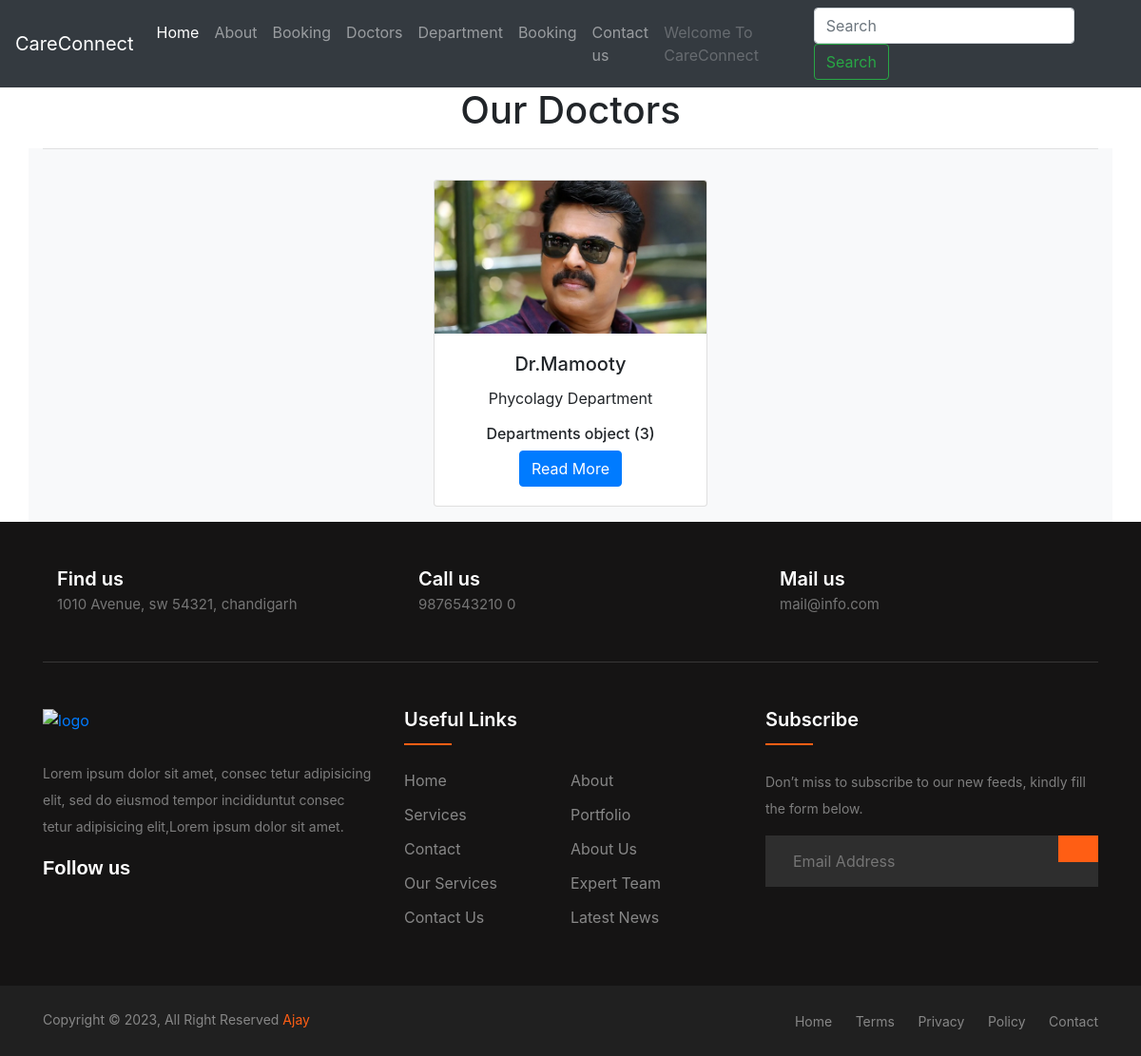
Page /doctors on the committed database.
### home/models.py (models this page shows, shortened)
class Doctors(models.Model):
    doc_name=models.CharField(max_length=100)
    doc_spec=models.CharField(max_length=255)
    dep_name=models.ForeignKey(Departments,on_delete=models.CASCADE)
    doc_image=models.ImageField(upload_to='doctors')

class Departments(models.Model):
    dep_name=models.CharField(max_length=100)
    dep_description=models.TextField()

### home/views.py (the view)
# urls.py: path('doctors',views.doctors,name='doctors'),
def doctors(request):
    dict_docs={
        'doctors':Doctors.objects.all()
    }
    return render(request,'doctors.html',dict_docs)

### templates/doctors.html (shortened to what this page needs)
{% extends 'base.html' %}
{%block content%}
<h1 class="text-center">Our Doctors</h1>
<div class="container text-center bg-light">
    {% for d in doctors %}
    <hr>
    <div class="card text-center mx-3 my-3" style="width: 18rem; display:inline-block">
        <img class="card-img-top" src="{{d.doc_image.url}}" alt="Card image cap">
        <div class="card-body">
          <h5 class="card-title">Dr.{{d.doc_name}}</h5>
          <p class="card-text">{{d.doc_spec}} Department</p>
          <h6>{{d.dep_name}}</h6>
          <a href="#" class="btn btn-primary">Read More</a>
        </div>
      </div>
    {% endfor %}
</div>
{%endblock%}

### rows in the picture
Doctors: doc_image (picture), doc_name "Mamooty", doc_spec "Phycolagy", dep_name "Departments object (3)"
